Frame 1 (no input): blank canvas, image omitted
Frame 60 (no input): blank canvas, image omitted
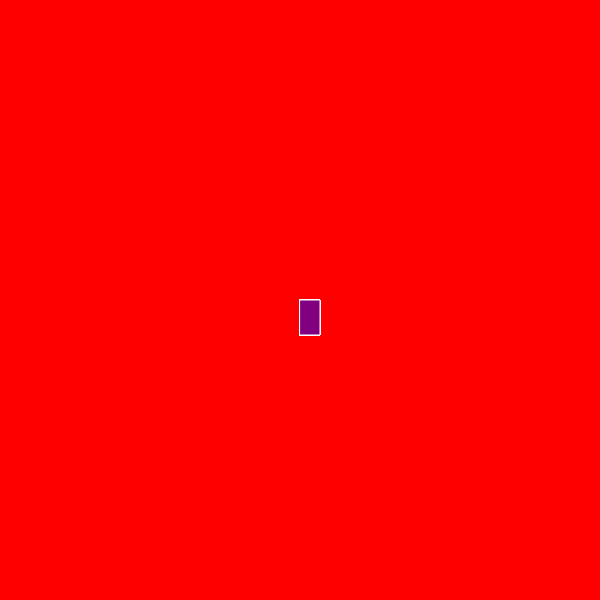
Frame 120 (the mouse pressed at the canvas centre since frame 60)

The p5.js sketch whose frames 1 and 60 were blank and that drew this single picture after the mouse press (run headless with seeded random() and noise() and a simulated clock; from frame 60 on, the mouse is pressed at the canvas centre):

// p5.js sketch
// ── sketch.js
function setup() {
    createCanvas(600, 600);
    background('red');
  }
  
  function draw() {
    stroke('white');
    fill('purple');
    
    if(mouseIsPressed){
      rect(mouseX, mouseY, 20, 35);
    }
  }
